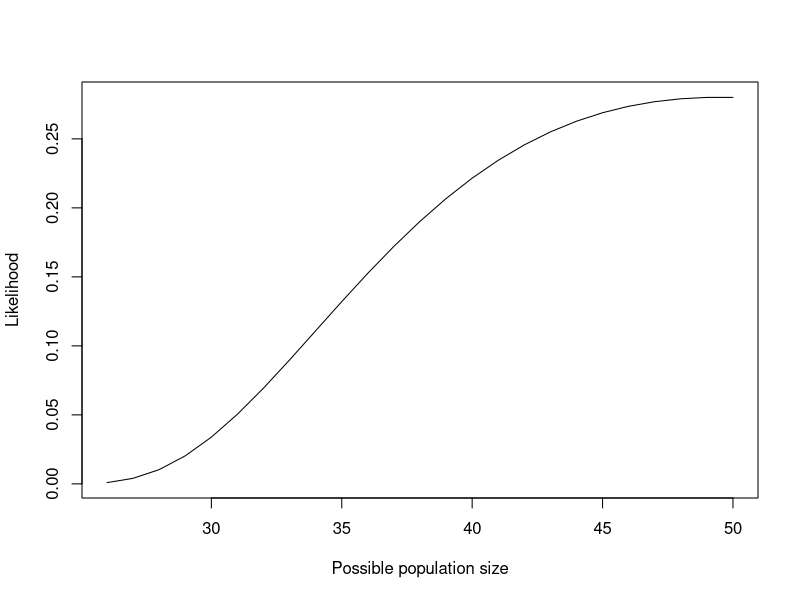
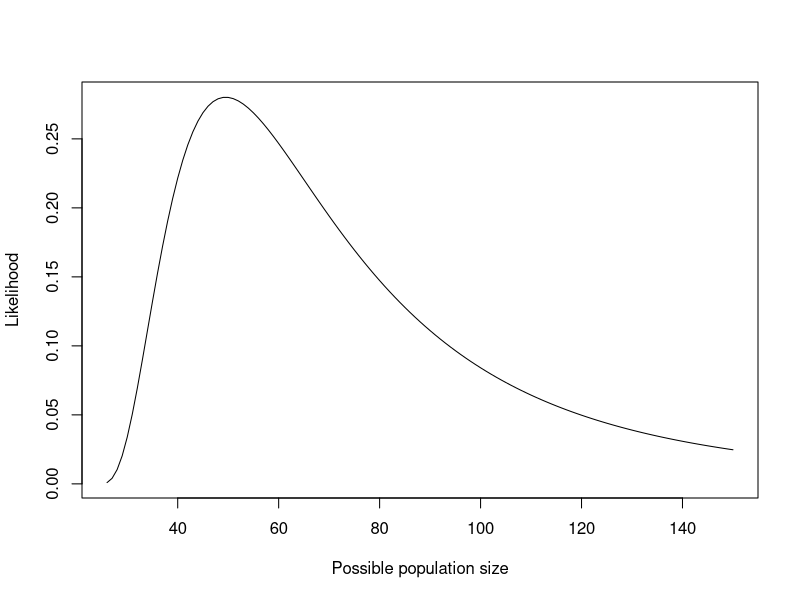
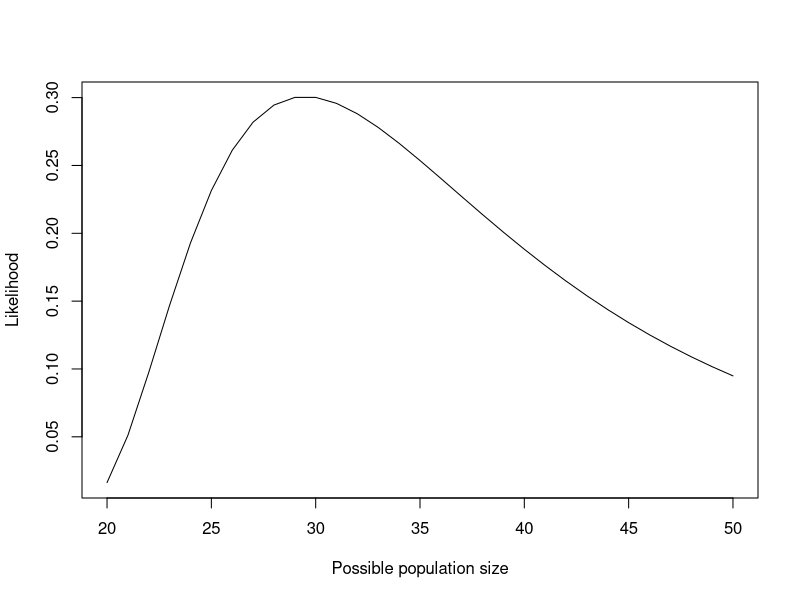

Recreate these plots in R, in order.
## ---- chunk 1
options(width=80)
knitr::opts_chunk$set(comment=NA, echo = FALSE)
pagebreak <- function() {
  if(knitr::is_latex_output()){return("\\newpage")} else {return('<div style="page-break-before: always;" />')}
}
## ---- chunk 2
hyperLik <- function(N,M,n,m){dhyper(m,M,N-M,n)}
## ---- chunk 3
hyperLik(50, 10, 20, 4)
## ---- chunk 4
hyperLik(100, 10, 20, 4)
## ---- chunk 5
possibleN <- 26:50
likelihoods <- hyperLik(possibleN,10,20,4)
plot(possibleN,likelihoods,
     type="l", # linear interpolation for a smooth curve
     ylab="Likelihood",
     xlab="Possible population size")
## ---- chunk 6
possibleN <- 26:150
likelihoods <- hyperLik(possibleN,10,20,4)
plot(possibleN,likelihoods,
     type="l", 
     ylab="Likelihood",
     xlab="Possible population size")
## ---- chunk 7
est <- possibleN[which.max(likelihoods)]
est
## ---- chunk 8
possibleN <- 20:50
likelihoods <- hyperLik(possibleN, 10, 15, 5)
plot(possibleN,likelihoods,
     type="l", 
     ylab="Likelihood",
     xlab="Possible population size")
## ---- chunk 9
est <- possibleN[which.max(likelihoods)]
